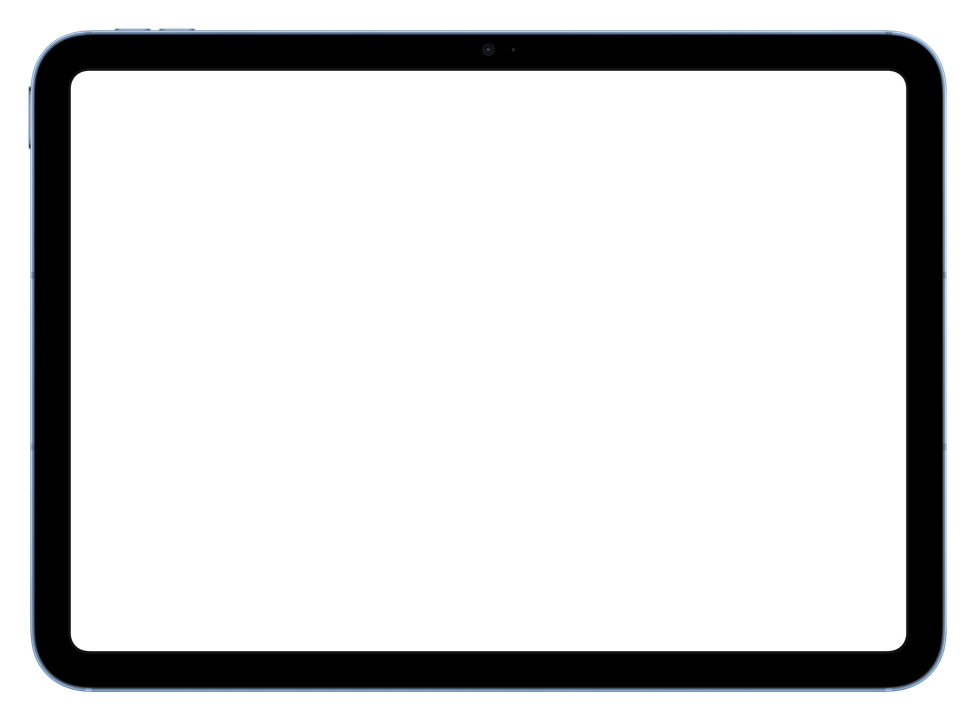
#> input picture client-src/src/assets/frame/iPad (A16) - Blue - Landscape.png, 977 x 722 px, shrunk from 2760 x 2040 before the run; its folder holds only this picture in this run
$ python gen_frame_manifest.py
#> lines starting #> are read from the running program, lines starting #| are printed output that depends on the picture; after the words box and inside, x2 and y2 are one past the last pixel; in counts of white or black regions, pixels touching at a corner belong together
#!/usr/bin/env python3
# -*- coding: utf-8 -*-
"""
gen_frame_manifest.py — 构建期精确测量每张边框素材的「屏幕内容区」

原理（替代运行时的一切猜测）：
  1. 机身包围盒 = 所有不透明像素（alpha ≥ 250）的范围。
  2. 屏幕内容区 = 从图像中心做连通域分析（洪泛填充）：与中心相通的
     透明像素集合 = 屏幕开口（被不透明机身封闭，与机身外的透明背景
     天然隔离，灵动岛/圆角/侧键都不会干扰测量）。
  3. 内容区矩形 = 该连通域的外接矩形。画面 cover 填充它，整张边框
     叠在上层 —— 边框自带的黑边、圆角、灵动岛自然遮盖画面方角。

产出：client-src/src/video/frame_manifest.h（运行时按文件名查表）
      frame_manifest.json（留档/工具用）
"""
import json
import sys
from pathlib import Path

import numpy as np
from PIL import Image
from scipy import ndimage

HERE = Path(__file__).resolve().parent
ROOT = HERE.parent
ASSETS = ROOT / "client-src" / "src" / "assets" / "frame"
HEADER = ROOT / "client-src" / "src" / "video" / "frame_manifest.h"
JSON_OUT = ROOT / "frame_manifest.json"


def measure(path: Path):
    im = Image.open(path).convert("RGBA")
#> im is the input picture: PIL image 977x722 RGBA; mean R, G, B, A 3.1, 3.7, 4.4, 43
    arr = np.array(im)
    alpha = arr[:, :, 3]
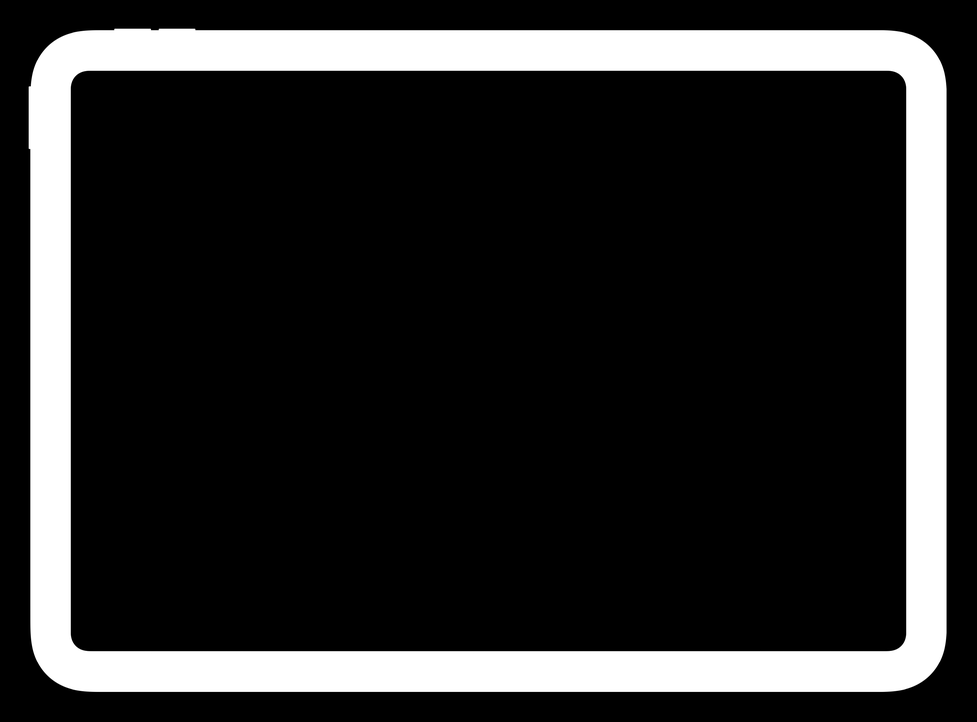
#> alpha: shape (722, 977); min 0, max 255, mean 43
    h, w = alpha.shape
#> h = 722; w = 977

    # 1) 机身包围盒（不透明）
    opaque = alpha >= 250
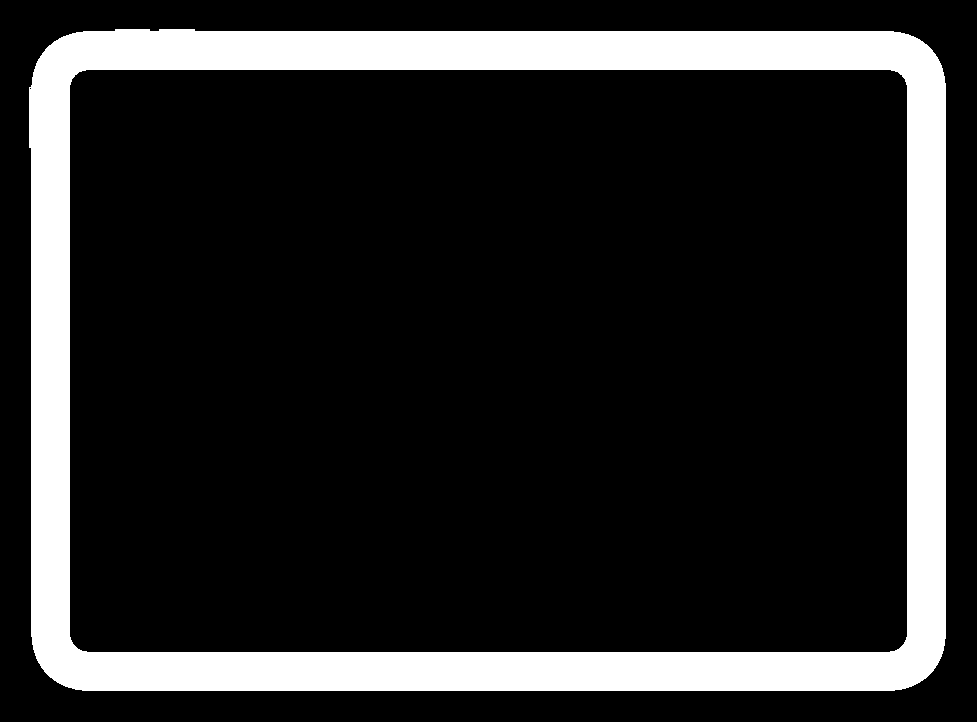
#> opaque: shape (722, 977) bool; 16.2% white; 1 white region, box (x1, y1, x2, y2) and area: (29, 29, 946, 691) 114602
    if not opaque.any():
        return None
    ys, xs = np.where(opaque)
    body = [int(xs.min()), int(ys.min()), int(xs.max() - xs.min() + 1),
            int(ys.max() - ys.min() + 1)]
#> body = [29, 29, 917, 662]

    # 2) 屏幕内容区：中心连通的透明区域
    transparent = alpha < 32
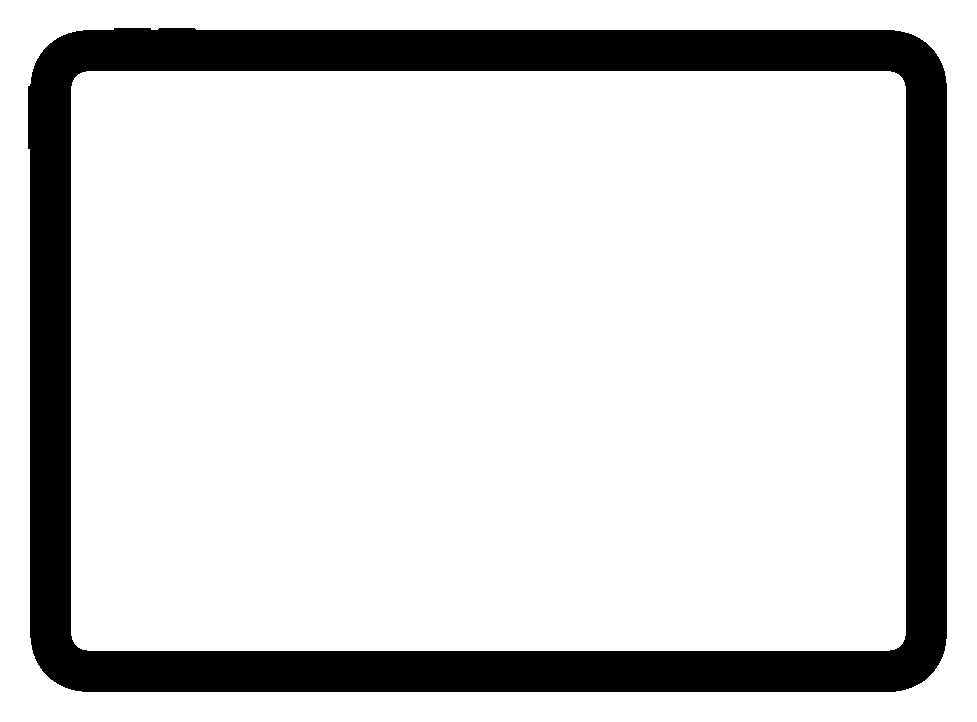
#> transparent: shape (722, 977) bool; 82.9% white; 1 black region, box (x1, y1, x2, y2) and area: (28, 28, 947, 692) 120455
    labels, _ = ndimage.label(transparent)
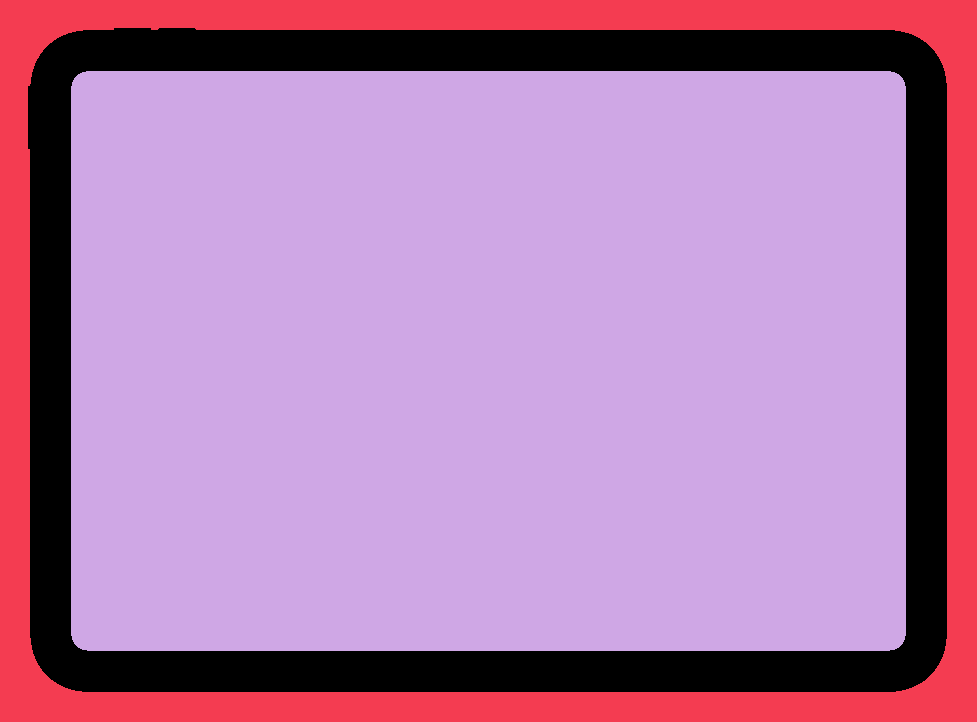
#> labels: shape (722, 977) int32; 3 distinct labels, from 0 to 2; one colour per label, 0 black
    center_label = labels[h // 2, w // 2]
#> center_label = 2
    if center_label == 0:
        return None                      # 中心落在机身上（异常素材）
    ys, xs = np.where(labels == center_label)
    screen = [int(xs.min()), int(ys.min()), int(xs.max() - xs.min() + 1),
              int(ys.max() - ys.min() + 1)]
#> screen = [71, 71, 835, 580]
    return screen, body


def main():
    if not ASSETS.exists():
        print("素材目录不存在:", ASSETS)
        return 1
    entries = {}
    for png in sorted(ASSETS.glob("*.png")):
        r = measure(png)
#> r = ([71, 71, 835, 580], [29, 29, 917, 662])
        if r is None:
            print("跳过（无法测量）:", png.name)
            continue
        screen, body = r
#> screen = [71, 71, 835, 580]; body = [29, 29, 917, 662]
        entries[png.stem] = {"screen": screen, "body": body}
        print("%-52s screen=%s body=%s" % (png.stem, screen, body))
#| iPad (A16) - Blue - Landscape                        screen=[71, 71, 835, 580] body=[29, 29, 917, 662]
    if not entries:
        print("没有可测量的素材")
        return 1

    JSON_OUT.write_text(json.dumps(entries, ensure_ascii=False, indent=1),
                        encoding="utf-8")

    lines = [
        "// 自动生成（patches/gen_frame_manifest.py）：每张边框素材的",
        "// 屏幕内容区 / 机身包围盒（像素，全图坐标）。运行时按文件名",
        "// 查表绘制，不再做任何像素猜测。重新生成：python patches/gen_frame_manifest.py",
        "#pragma once",
        "#include <cstring>",
        "",
        "struct FrameScreenRect {",
        "    const char* name;",
        "    int sx, sy, sw, sh;   // 屏幕内容区（画面 cover 填充此处）",
        "};",
        "",
        "static const FrameScreenRect kFrameManifest[] = {",
    ]
    for name, v in entries.items():
        s = v["screen"]
        lines.append('    {"%s", %d, %d, %d, %d},' %
                     (name, s[0], s[1], s[2], s[3]))
#> this loop made 1 pass
#> (name, v) on pass 1: ('iPad (A16) - Blue - Landscape', {'screen': [71, 71, 835, 580], 'body': [29, 29, 917, 662]})
#> after the loop, lines = 13 items
    lines += [
        "};",
        "",
        "inline const FrameScreenRect* find_frame_screen(const char* stem) {",
        "    for (const auto& e : kFrameManifest)",
        "        if (std::strcmp(e.name, stem) == 0) return &e;",
        "    return nullptr;",
        "}",
        "",
    ]
    HEADER.write_text("\n".join(lines), encoding="utf-8")
    print("生成 %s（%d 项）与 %s" % (HEADER.name, len(entries), JSON_OUT.name))
#| 生成 frame_manifest.h（1 项）与 frame_manifest.json
    return 0


if __name__ == "__main__":
    sys.exit(main())
#> (the program exits here)
